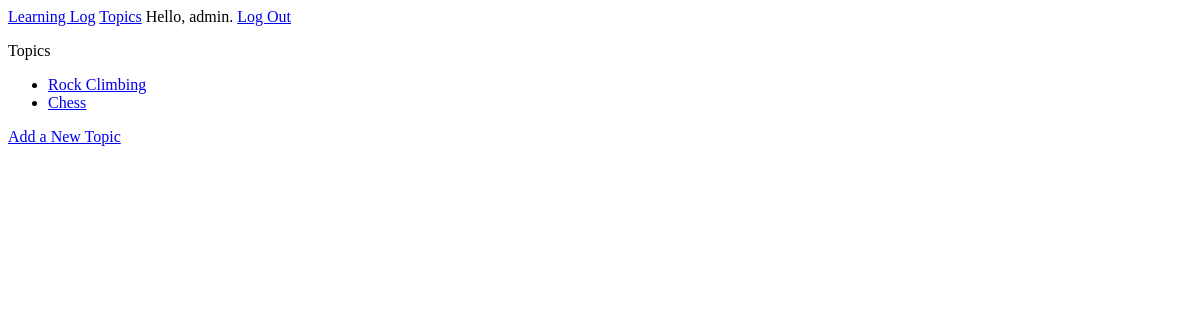
The app's page /topics (signed in), older data.
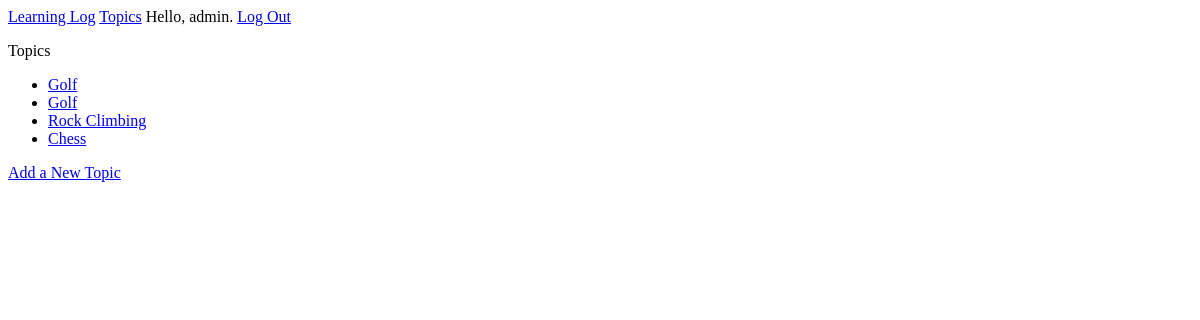
The same page, newer data.
### MainApp/models.py (models this page shows, shortened)
class Topic(models.Model):
    text = models.CharField(max_length = 200)
    date_added = models.DateTimeField(auto_now_add = True)
    owner = models.ForeignKey(User, on_delete = models.CASCADE)

### MainApp/views.py (the view)
# urls.py: path('topics', views.topics, name = 'topics'),
@login_required
def topics(request):
    topics = Topic.objects.filter(owner = request.user).order_by('-date_added')
    context = {'topics': topics} # The key is what is used in the HTML file; the value is what is used in views.py (easiest to use the same name; QED)
    return render(request, 'MainApp/topics.html', context)

### MainApp/templates/mainapp/topics.html
{% extends "MainApp/base.html" %}
{% block content %}
<p> Topics </p>
<ul>
    {% for t in topics %}
    <li>
        <a href="{% url 'MainApp:topic' t.id %}"> {{ t.text }} </a>
    </li>
    {% empty %}
    <li>No topics have been added yet.</li>
    {% endfor %}
</ul>
<a href="{% url 'MainApp:new_topic' %}">Add a New Topic</a>
{% endblock content %}

Row changes from the older to the newer data that the page shows:
added Topic: text "Golf"
added Topic: text "Golf"
